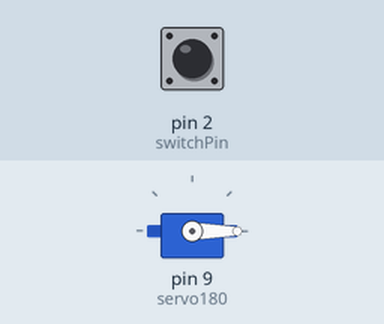
A sketch run on a simulated Arduino Uno, built with avr-gcc and run on an emulated ATmega328P. Shown: servo. The test bench sets the inputs (shaded band); at power-on: pin 2 (switchPin) LOW.

Above: at 1.2 s.
1.3 s: pin 2 (switchPin) pulled HIGH for 0.15 s
At 1.37 s:
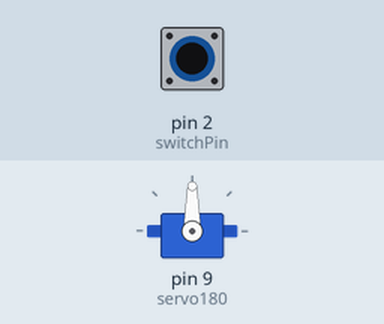
2.9 s: pin 2 (switchPin) pulled HIGH for 3.2 s
At 7.4 s:
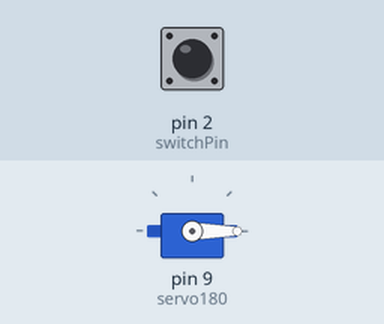
Timing chart, 0 to 8.9 s (numbered marks = the images above; inputs shaded):
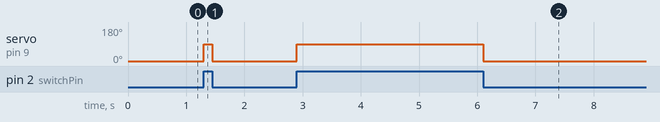

The sketch:

Arduino360code.ino
```cpp
#include <Servo.h>

Servo servo180;
int switchPin = 2;

void setup() {
  servo180.attach(9);
  pinMode(switchPin, INPUT);
}

void loop() {
  int state = digitalRead(switchPin);

  if (state == HIGH) {
    servo180.write(90);   // or whatever angle you want
  } else {
    servo180.write(0);
  }
}
```

Measured:
- after the input at 1.3 s, servo on pin 9 (servo180): 0° → 90° at once, → 0° 0.15 s later
- after the input at 2.9 s, servo on pin 9 (servo180): 0° → 90° at once, → 0° 3.2 s later
